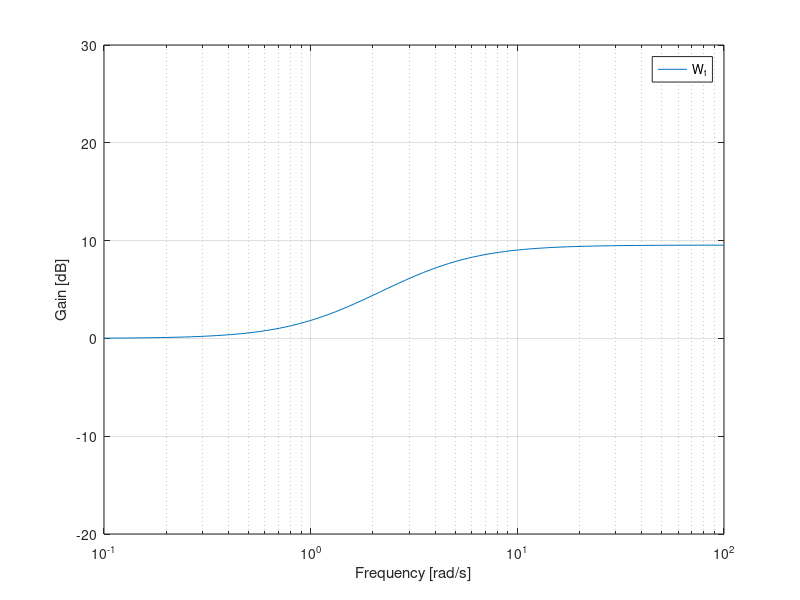

MATLAB code to generate this figure: (Note: this script raises an error after producing the figure.)
%%
%%%%%%%%%%%%%%%%%%%%%%%%%%%%%%%%%%%%%%%%%%%%%%%%%%%%%%%%%%%%%%%%%%%%%%%%%
%                       Wt (Phase Lead Filter)                           %
%%%%%%%%%%%%%%%%%%%%%%%%%%%%%%%%%%%%%%%%%%%%%%%%%%%%%%%%%%%%%%%%%%%%%%%%%
% ----------------------------- setup ----------------------------------%
W=logspace(-1,2,100);
% Calculating a, which is Phut=a*P, where a^-1 is stable
Anum1=[1 1]; Aden1=[1 0];
a1=tf(Anum1,Aden1);
Anum2=conv(Anum1,Anum1); Aden2=conv(Aden1,Aden1);
Anum3=conv(Anum1,Anum2); Aden3=conv(Aden1,Aden2);
Anum4=conv(Anum1,Anum3); Aden4=conv(Aden1,Aden3);
% Calculating which s^0 (P stands for pole)
Pnum1=[1]; Pden1=[1 0];
Pnum2=conv(Pnum1,Pnum1); Pden2=conv(Pden1,Pden1);
Pnum3=conv(Pnum1,Pnum2); Pden3=conv(Pden1,Pden2);
Pnum4=conv(Pnum1,Pnum3); Pden4=conv(Pden1,Pden3);
% -------------------------------- x ------------------------------------%
gain=1; f1=0.2; f2=0.6; w1=2*pi*f1;w2=2*pi*f2; gain=gain*(w2/w1);num=[1 w1]; den=[1 w2]; 
    % BODE DIAGRAM
    sys = tf(gain*num,den); magt = bode(sys,W); magt = squeeze(magt); magt = 20*log10(magt);
    figure; set(gcf, 'Name', 'Input Weights'); semilogx(W,magt); grid on;
    xlabel('Frequency [rad/s]'); ylabel('Gain [dB]'); legend('W_t');xlim([10^(-1) 10^(2)]);ylim([-20 30]);
    
    % Wt_hut = Wt/a
%     num=conv(num,Aden4); den=conv(den,Anum4);
    msysx = nd2sys(num,den,gain);
% -------------------------------- y ------------------------------------%
msysy=msysx;
% -------------------------------- z ------------------------------------%
gain=0.5; f1=0.2; f2=0.6; w1=2*pi*f1;w2=2*pi*f2; gain=gain*(w2/w1);num=[1 w1]; den=[1 w2]; 
    % Wt_hut = Wt/a
    num=conv(num,Aden2); den=conv(den,Anum2);
    msysz = nd2sys(num,den,gain);
% -------------------------------- u ------------------------------------%
gain=0.5; f1=0.2; f2=0.6; w1=2*pi*f1;w2=2*pi*f2; gain=gain*(w2/w1);num=[1 w1]; den=[1 w2]; 
    % Wt_hut = Wt/a
    num=conv(num,Aden3); den=conv(den,Anum3);
    msysu = nd2sys(num,den,gain);
% -------------------------------- v ------------------------------------%
msysv=msysu;
% -------------------------------- w ------------------------------------%
gain=0.5; f1=0.2; f2=0.6; w1=2*pi*f1;w2=2*pi*f2; gain=gain*(w2/w1);num=[1 w1]; den=[1 w2]; 
    % Wt_hut = Wt/a
    num=conv(num,Aden1); den=conv(den,Anum1);
    msysw = nd2sys(num,den,gain);
% -------------------------------- phi ------------------------------------%
gain=0.5; f1=0.2; f2=0.6; w1=2*pi*f1;w2=2*pi*f2; gain=gain*(w2/w1);num=[1 w1]; den=[1 w2]; 
    % Wt_hut = Wt/a
    num=conv(num,Aden2); den=conv(den,Anum2);
    msysphi = nd2sys(num,den,gain);
% -------------------------------- theta ------------------------------------%
msystheta=msysphi;
% -------------------------------- psi ------------------------------------%
msyspsi=msysphi;
% -------------------------------- p ------------------------------------%
gain=0.5; f1=0.2; f2=0.6; w1=2*pi*f1;w2=2*pi*f2; gain=gain*(w2/w1);num=[1 w1]; den=[1 w2]; 
    % Wt_hut = Wt/a
    num=conv(num,Aden1); den=conv(den,Anum1);
    msysp = nd2sys(num,den,gain);
% -------------------------------- q ------------------------------------%
msysq=msysp;
% -------------------------------- r ------------------------------------%
msysr=msysp;
% ------------------------------ total ----------------------------------%
% Wt=daug(daug(msysx,msysy,msysz), daug(msysu,msysv,msysw), daug(msysphi,msystheta,msyspsi), daug(msysp,msysq,msysr));
Wt=daug(msysx,msysx,msysx,msysx);

%%%%%%%%%%%%%%%%%%%%%%%%%%%%%%%%%%%%%%%%%%%%%%%%%%%%%%%%%%%%%%%%%%%%%%%%%
%                           Ws (MOST IMPORTANT)                         %
%%%%%%%%%%%%%%%%%%%%%%%%%%%%%%%%%%%%%%%%%%%%%%%%%%%%%%%%%%%%%%%%%%%%%%%%%
% -------------------------------- x ------------------------------------%
gain=0.45; f1=0.04; f2=0.15;  w1=2*pi*f1; w2=2*pi*f2; num=[1 w2]; den=[1 w1];
    % BODE DIAGRAM
    sys = tf(gain*num,den); magX = bode(sys,W); magX = squeeze(magX); magX = 20*log10(magX); wsX = nd2sys(num,den,gain);
    figure; set(gcf, 'Name', 'Performance Weighting Function'); semilogx(W,magX);
    xlabel('Frequency [rad/s]'); ylabel('Gain [dB]'); legend('{\itW_x}'); grid on; xlim([10^(-1) 10^(2)]);ylim([-20 30]);
    
    % Ws_hut = Ws/a^0
%     num=conv(num,Pnum4); den=conv(den,Pden4);
    msysx = nd2sys(num,den,gain);
% -------------------------------- y ------------------------------------%
msysy=msysx;
% -------------------------------- z ------------------------------------%
gain=0.4; f1=0.04; f2=0.15;  w1=2*pi*f1; w2=2*pi*f2; num=[1 w2]; den=[1 w1];
    num=conv(num,Pnum2); den=conv(den,Pden2);
    msysz = nd2sys(num,den,gain);
% -------------------------------- u ------------------------------------%
gain=0.4; f1=0.04; f2=0.15;  w1=2*pi*f1; w2=2*pi*f2; num=[1 w2]; den=[1 w1];
    num=conv(num,Pnum3); den=conv(den,Pden3);
    msysu = nd2sys(num,den,gain);
% -------------------------------- v ------------------------------------%
msysv=msysu;
% -------------------------------- w ------------------------------------%
gain=0.4; f1=0.04; f2=0.15;  w1=2*pi*f1; w2=2*pi*f2; num=[1 w2]; den=[1 w1];
    num=conv(num,Pnum1); den=conv(den,Pden1);
    msysw = nd2sys(num,den,gain);
% -------------------------------- phi ------------------------------------%
gain=0.4; f1=0.04; f2=0.15;  w1=2*pi*f1; w2=2*pi*f2; num=[1 w2]; den=[1 w1];
    num=conv(num,Pnum2); den=conv(den,Pden2);
    msysphi = nd2sys(num,den,gain);
% -------------------------------- theta ------------------------------------%
msystheta=msysphi;
% -------------------------------- psi ------------------------------------%
msyspsi=msysphi;
% -------------------------------- p ------------------------------------%
gain=0.4; f1=0.04; f2=0.15;  w1=2*pi*f1; w2=2*pi*f2; num=[1 w2]; den=[1 w1];
    num=conv(num,Pnum1); den=conv(den,Pden1);
    msysp = nd2sys(num,den,gain);
% -------------------------------- q ------------------------------------%
msysq=msysp;
% -------------------------------- r ------------------------------------%
msysr=msysp;
% ------------------------------ total ----------------------------------%
% Ws=daug(daug(msysx,msysy,msysz), daug(msysu,msysv,msysw), daug(msysphi,msystheta,msyspsi), daug(msysp,msysq,msysr));
Ws=daug(msysx,msysx,msysx);



% Wn = daug(0.01, 0.01, 0.01, 0.01, 0.01, 0.01);
% Wn = daug(Wn,Wn);

Wn = daug(0.01,0.01,0.01,0.01);





